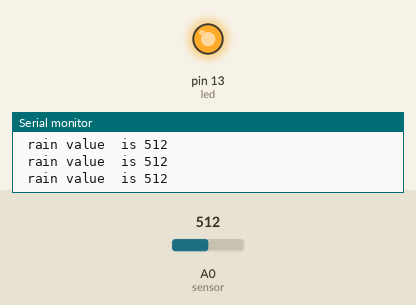
This sketch was run on a simulated Arduino Uno, built with avr-gcc and run on an emulated ATmega328P. Shown: output pins drawn as LEDs (lit = HIGH), the last lines printed to the serial monitor. The test bench sets the inputs (shaded band); at power-on: A0 (sensor) = 512.

Above: at 1.2 s.
1.3 s: A0 (sensor) set to 985
4.3 s: A0 (sensor) set to 1018
At 5.1 s:
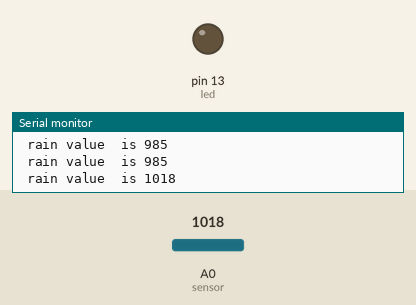
5.9 s: A0 (sensor) set to 990
At 6.8 s:
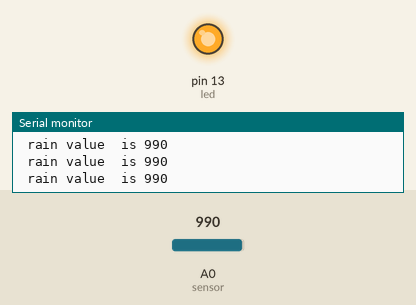
8.0 s: A0 (sensor) set to 1010
At 8.8 s:
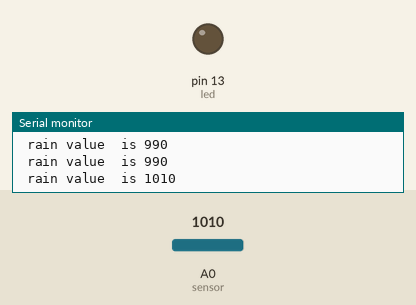
Timing chart, 0 to 10.6 s (numbered marks = the images above; inputs shaded):
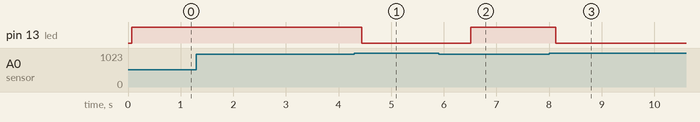

The sketch:

rain_sensor.ino
```cpp
int led = 13;
int sensor = A0;
void setup()
{
 pinMode(led,OUTPUT);
 pinMode(sensor,INPUT);
 Serial.begin(9600);
}

void loop() {
  int sens = analogRead(sensor);
  Serial.print(" rain value  is ");
  Serial.println(sens);
   delay(70);
   if(sens>1000)
   {
    digitalWrite(led,LOW);
    delay(2000);

   }
else if(sens<1000)
{
      digitalWrite(led,HIGH);

}
else
{

}
}
```

Measured:
- the behaviour switches between 1000 and 1001 on A0 (sensor) (found by bisection; images 0 and 1)
- after the input at 4.3 s, pin 13 (led): HIGH → LOW after 0.14 s
- after the input at 5.9 s, pin 13 (led): LOW → HIGH after 0.61 s
- after the input at 8.0 s, pin 13 (led): HIGH → LOW after 0.13 s
